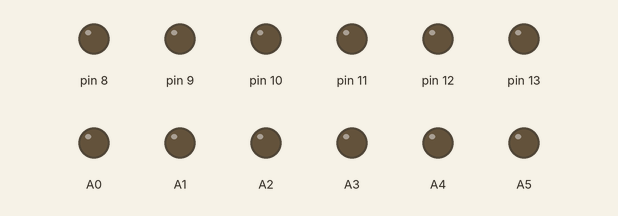
Simulated run of this sketch. Board: Arduino Uno, built with avr-gcc and run on an emulated ATmega328P. Shown: output pins drawn as LEDs (lit = HIGH).

Above: at 0.1 s.
At 3.1 s:
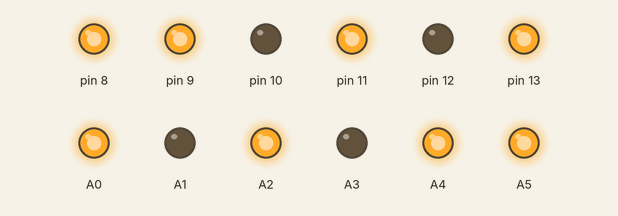
Timing chart, 0 to 4.6 s (numbered marks = the images above):
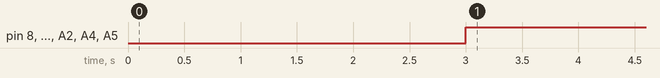

Measured:
- by itself, pin 8, pin 9, pin 11, pin 13, A0, A2, A4, A5: LOW → HIGH at 3.0 s

The sketch:

Motor_Initial_Working_Test.ino
```cpp
int spd = 256;

#define M_STOP      0
#define M_FORWARD   1
#define M_BACKWARD  2
int whileCounter=0;


class MOTOR {
  private:
    byte IN1, IN2, EN;
  public:
    MOTOR(byte in1, byte in2, byte en);
    void set_speed(byte en, byte spd);
};

MOTOR::MOTOR(byte in1, byte in2, byte en) {
  IN1 = in1;
  IN2 = in2;
  EN = en;
  pinMode(IN1, OUTPUT);
  pinMode(IN2, OUTPUT);
  pinMode(EN, OUTPUT);
}

void MOTOR::set_speed (byte dir, byte spd) {
  if(spd<0||spd>255) return;
  switch(dir)
  {
    case M_FORWARD:
      digitalWrite(IN1, HIGH);
      digitalWrite(IN2, LOW);
      break;
    case M_BACKWARD:
      digitalWrite(IN1, LOW);
      digitalWrite(IN2, HIGH);
      break;
   case M_STOP:
   default:
      digitalWrite(IN1, LOW);
      digitalWrite(IN2, LOW);
      break;
  }
   analogWrite(EN,spd);
}

MOTOR M_FrontLeft(9, 10, 8),                           //Setup the Pins for four motors
      M_FrontRight(A3, A4, A5),                      //Red wires left for power, facing input for power in driver
      M_RearLeft(12, 11, 13),
      M_RearRight(A2, A1, A0);


void setup() {
  // put your setup code here, to run once:
  Serial.begin (9600);
  //  DC Motors

}

void loop() {
  //Need implementation of sensors, build a base code to work with them (possible distance sensor as well?)
  //Replace specific delays for forward movement all with sensor triggers (make a void, will be the same for all)
  //
  delay(3000);
  //MoveRight(175);

//MoveBackward(255);
CustomRight();
//TemplateRun();

}

//To set an individual wheel as ON/OFF use following; M_FrontRight.set_speed(M_FORWARD,spd);
void Stop() {
  M_FrontLeft.set_speed(M_STOP,0);
  M_FrontRight.set_speed(M_STOP,0);
  M_RearLeft.set_speed(M_STOP,0);
  M_RearRight.set_speed(M_STOP,0);
}
void MoveForward(byte spd) {
  M_FrontLeft.set_speed(M_FORWARD,spd);
  M_FrontRight.set_speed(M_FORWARD,spd);
  M_RearLeft.set_speed(M_FORWARD,spd);
  M_RearRight.set_speed(M_FORWARD,spd);
}
void MoveBackward(byte spd) {
  M_FrontLeft.set_speed(M_BACKWARD,spd);
  M_FrontRight.set_speed(M_BACKWARD,spd);
  M_RearLeft.set_speed(M_BACKWARD,spd);
  M_RearRight.set_speed(M_BACKWARD,spd);
}
void MoveLeft(byte spd) {
  M_FrontLeft.set_speed(M_BACKWARD,spd);
  M_FrontRight.set_speed(M_FORWARD,spd);
  M_RearLeft.set_speed(M_FORWARD,spd);
  M_RearRight.set_speed(M_BACKWARD,spd);
}
void MoveRight(byte spd) {
  M_FrontLeft.set_speed(M_FORWARD,spd);
  M_FrontRight.set_speed(M_BACKWARD,spd);
  M_RearLeft.set_speed(M_BACKWARD,spd);
  M_RearRight.set_speed(M_FORWARD,spd);
}
void MoveLeftForward(byte spd) {
  M_FrontLeft.set_speed(M_STOP,0);
  M_FrontRight.set_speed(M_FORWARD,spd);
  M_RearLeft.set_speed(M_FORWARD,spd);
  M_RearRight.set_speed(M_STOP,0);
}
void MoveRightForward(byte spd) {
  M_FrontLeft.set_speed(M_FORWARD,spd);
  M_FrontRight.set_speed(M_STOP,0);
  M_RearLeft.set_speed(M_STOP,0);
  M_RearRight.set_speed(M_FORWARD,spd);
}
void MoveLeftBackward(byte spd) {
  M_FrontLeft.set_speed(M_BACKWARD,spd);
  M_FrontRight.set_speed(M_STOP,0);
  M_RearLeft.set_speed(M_STOP,0);
  M_RearRight.set_speed(M_BACKWARD,spd);
}
void MoveRightBackward(byte spd) {
  M_FrontLeft.set_speed(M_STOP,0);
  M_FrontRight.set_speed(M_BACKWARD,spd);
  M_RearLeft.set_speed(M_BACKWARD,spd);
  M_RearRight.set_speed(M_STOP,0);
}
void RotateLeft(byte spd) {
  M_FrontLeft.set_speed(M_BACKWARD,spd);
  M_FrontRight.set_speed(M_FORWARD,spd);
  M_RearLeft.set_speed(M_BACKWARD,spd);
  M_RearRight.set_speed(M_FORWARD,spd);
}
void RotateRight(byte spd) {
  M_FrontLeft.set_speed(M_FORWARD,spd);
  M_FrontRight.set_speed(M_BACKWARD,spd);
  M_RearLeft.set_speed(M_FORWARD,spd);
  M_RearRight.set_speed(M_BACKWARD,spd);
}

void CustomRight(){
  M_FrontLeft.set_speed(M_FORWARD,175);
  M_FrontRight.set_speed(M_BACKWARD,175);
  M_RearLeft.set_speed(M_BACKWARD,175);
  M_RearRight.set_speed(M_FORWARD,175);
}
void TemplateRun(){
Stop();
delay(3000);
Serial.print("Moving Forward Go\n");
MoveForward(255);
delay(10500);
Stop();
Serial.print("Pickup Function Go\n");
//PickupFunction();
delay(1000);
MoveBackward(255);
delay(1000);
Serial.print("Moving Right\n");
MoveRight(175);
delay(6000);
MoveForward(255);
delay(1000);
Stop();
Serial.print("Pickup Function Go\n");
//PickupFunction();
delay(3000);
MoveBackward(255);
delay(1000);
MoveRight(175);
Serial.print("Move Right\n");
delay(6000);
MoveForward(255);
delay(1000);
Stop();
Serial.print("Pickup Function Go\n");
//PickupFunction();
delay(1000);
Serial.print("Move Backwards\n");
MoveBackward(255);
delay(10500);
Serial.print("Roate Left\n");
RotateRight(255);
delay(11200);
Serial.print("Moving Forward\n");
MoveForward(255);
delay(8500);
Stop();
Serial.print("String Release\n");
//StringRelease();
Serial.print("Finished Operation\n");
delay(10000);
}
```
